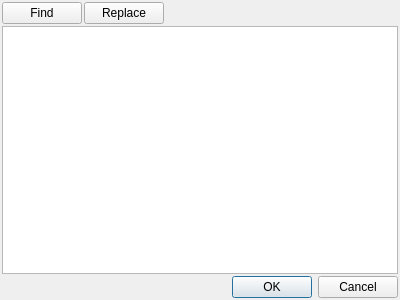
<?xml version="1.0" encoding="UTF-8"?>
<ui version="4.0">
 <class>DialogEditor</class>
 <widget class="QDialog" name="DialogEditor">
  <property name="geometry">
   <rect>
    <x>0</x>
    <y>0</y>
    <width>400</width>
    <height>300</height>
   </rect>
  </property>
  <property name="windowTitle">
   <string>Text Editor</string>
  </property>
  <layout class="QVBoxLayout" name="verticalLayout">
   <property name="spacing">
    <number>2</number>
   </property>
   <property name="leftMargin">
    <number>2</number>
   </property>
   <property name="topMargin">
    <number>2</number>
   </property>
   <property name="rightMargin">
    <number>2</number>
   </property>
   <property name="bottomMargin">
    <number>2</number>
   </property>
   <item>
    <layout class="QHBoxLayout" name="horizontalLayout">
     <item>
      <widget class="QPushButton" name="pushButtonFind">
       <property name="text">
        <string>Find</string>
       </property>
      </widget>
     </item>
     <item>
      <widget class="QPushButton" name="pushButtonReplace">
       <property name="text">
        <string>Replace</string>
       </property>
      </widget>
     </item>
     <item>
      <spacer name="horizontalSpacer">
       <property name="orientation">
        <enum>Qt::Horizontal</enum>
       </property>
       <property name="sizeHint" stdset="0">
        <size>
         <width>40</width>
         <height>20</height>
        </size>
       </property>
      </spacer>
     </item>
    </layout>
   </item>
   <item>
    <widget class="QPlainTextEdit" name="plainTextEdit">
     <property name="tabChangesFocus">
      <bool>true</bool>
     </property>
    </widget>
   </item>
   <item>
    <widget class="QDialogButtonBox" name="buttonBox">
     <property name="orientation">
      <enum>Qt::Horizontal</enum>
     </property>
     <property name="standardButtons">
      <set>QDialogButtonBox::Cancel|QDialogButtonBox::Ok</set>
     </property>
    </widget>
   </item>
  </layout>
 </widget>
 <resources/>
 <connections>
  <connection>
   <sender>buttonBox</sender>
   <signal>accepted()</signal>
   <receiver>DialogEditor</receiver>
   <slot>accept()</slot>
   <hints>
    <hint type="sourcelabel">
     <x>248</x>
     <y>254</y>
    </hint>
    <hint type="destinationlabel">
     <x>157</x>
     <y>274</y>
    </hint>
   </hints>
  </connection>
  <connection>
   <sender>buttonBox</sender>
   <signal>rejected()</signal>
   <receiver>DialogEditor</receiver>
   <slot>reject()</slot>
   <hints>
    <hint type="sourcelabel">
     <x>316</x>
     <y>260</y>
    </hint>
    <hint type="destinationlabel">
     <x>286</x>
     <y>274</y>
    </hint>
   </hints>
  </connection>
 </connections>
</ui>
